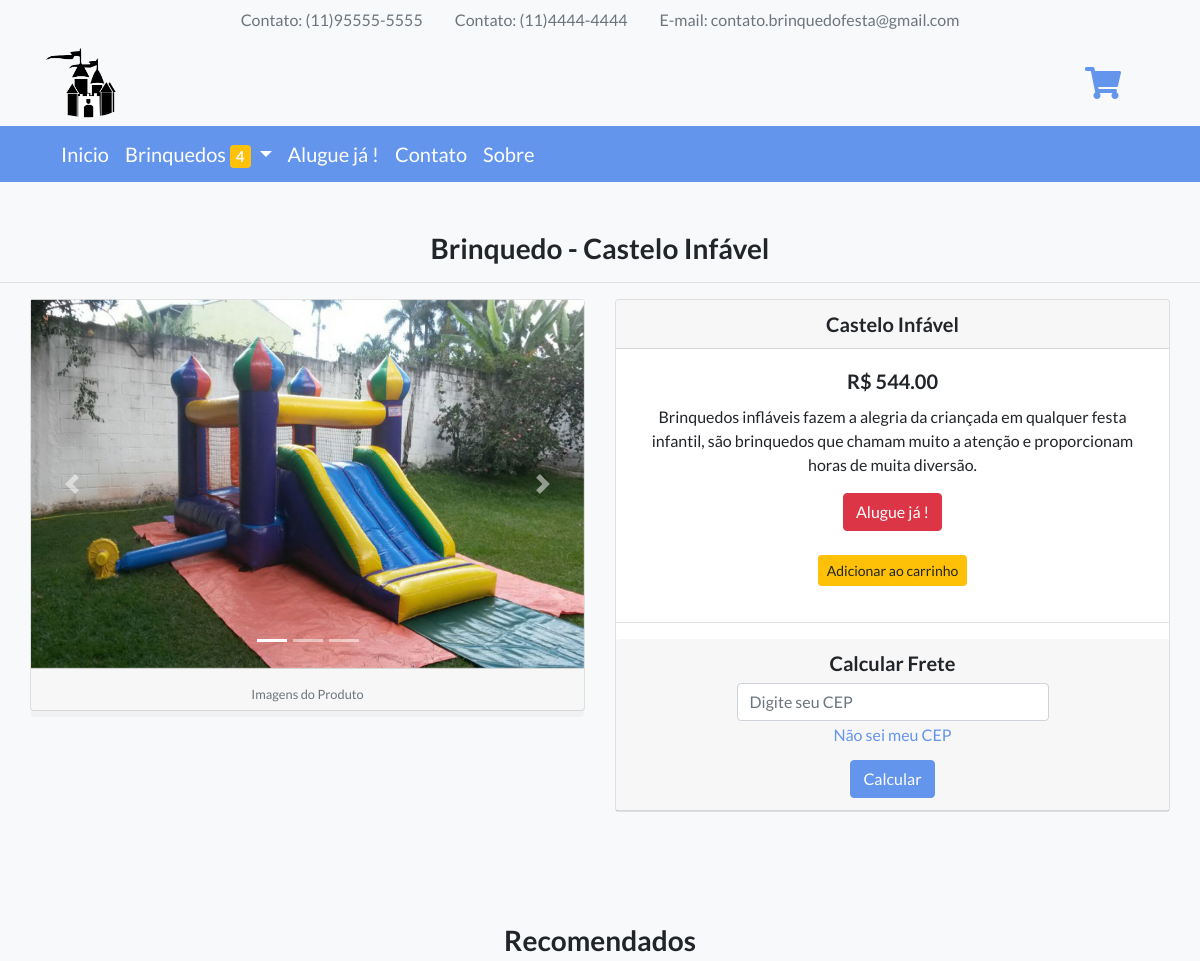
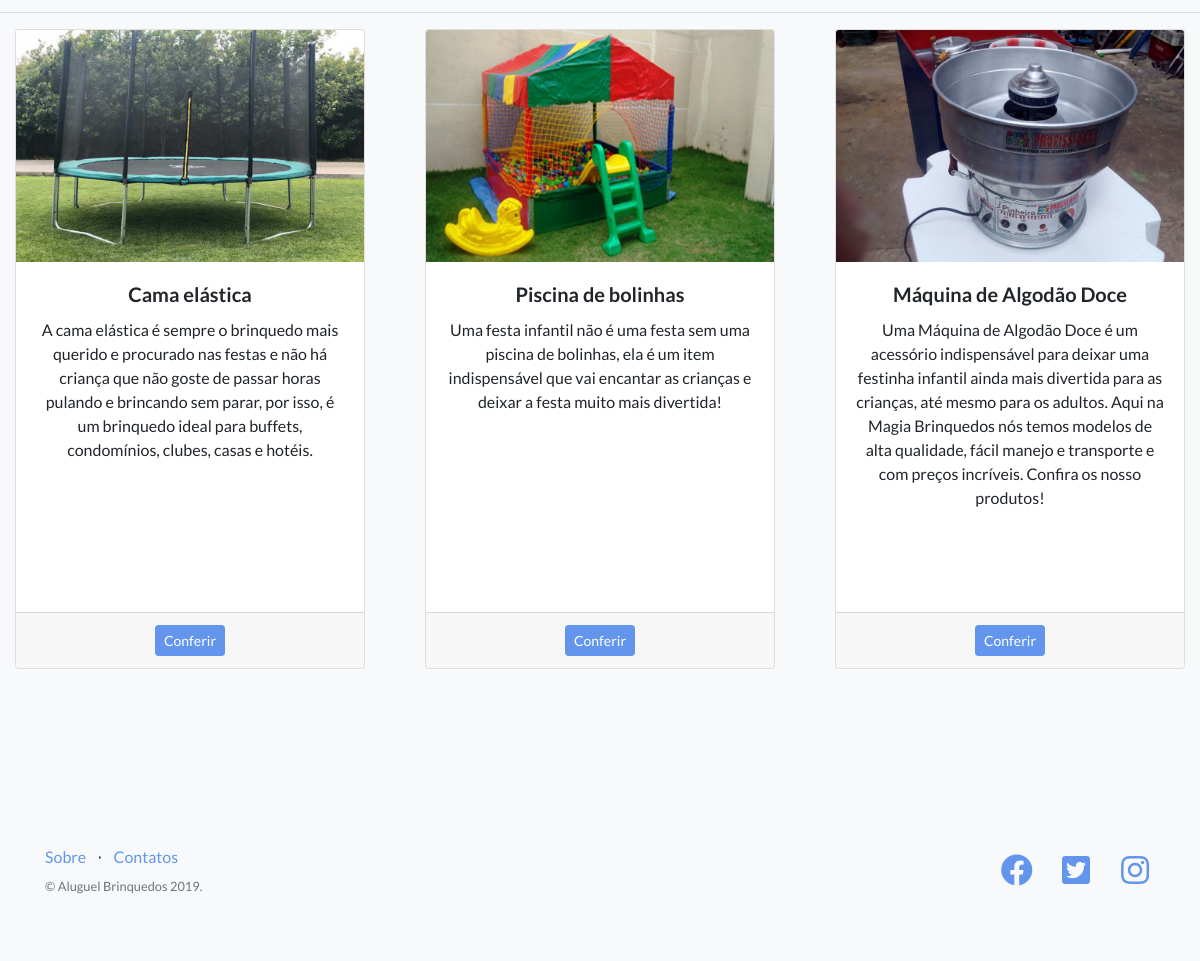
/view/Pag_Equipamento.php?CodEquipamento=1, run on the app's committed database (2 pictures, top to bottom).
### tables this page shows
CREATE TABLE Equipamento(
	CodEquipamento SMALLINT NOT NULL AUTO_INCREMENT PRIMARY KEY,
    Nome VARCHAR(100),
    Descricao VARCHAR(1000),
    Peso DECIMAL(7,2), 
    Altura DECIMAL(7,2), 
    Comprimento DECIMAL(7,2), 
    Largura DECIMAL(7,2), 
    Preco DECIMAL(8,2),
    Status ENUM('Alugado','Disponivel'),
    Imagem VARCHAR(100)
);

### model/conexao.php (called while the page is built)
<?php
class Conexao{
     private $host = 'localhost';
     private $usuario = 'root';
     private $senha = '';
     private $bd = 'BrinquedosFesta';
    function Conectar(){
        try {
        $con = new PDO (
            "mysql:host=$this->host;dbname=$this->bd;charset=utf8",
            "$this->usuario",
            "$this->senha");
            $con->setAttribute(PDO::ATTR_ERRMODE,PDO::ERRMODE_EXCEPTION);
            return $con;
        }catch(PDOException $e){
            echo $e->getMessage();
        }
    }
}
?>

### controller/equipamento.controller.php (called while the page is built, shortened)
<?php
include_once('../model/equipamento.php');
$equi = new Equipamento();
        ?>

### model/equipamento.php (called while the page is built, shortened)
<?php
class Equipamento
{
    function __get($atributo)
    {
        return $this->$atributo;
    }
    private $con;
    function __construct()
    {
        include_once("conexao.php");
        $classe_con = new Conexao();
        $this->con = $classe_con->Conectar();
    }
    function RetornarDadosObj($CodEquipamento){
        $comandoSQL = "SELECT * FROM Equipamento WHERE CodEquipamento = ?";
        $exec = $this->con->prepare($comandoSQL);
        $exec->bindValue(1,$CodEquipamento,PDO::PARAM_INT);
        $exec->execute();
        if ($exec->rowCount() > 0) {
        return $exec->fetch(PDO::FETCH_OBJ);
        }
        else{
            return false;
        }
    }
    function RetornarDados($CodEquipamento){
        $comandoSQL = "SELECT * FROM Equipamento WHERE CodEquipamento = ?";
        $exec = $this->con->prepare($comandoSQL);
        $exec->bindValue(1,$CodEquipamento,PDO::PARAM_INT);
        $exec->execute();
        $dados = array();
        if ($exec->rowCount() > 0) {
            foreach ($exec->fetchAll() as $valores) {
                $equi = new Equipamento();
                $equi->CodEquipamento = $valores['CodEquipamento'];
                $equi->Nome = $valores['Nome'];
                $equi->Descricao = $valores['Descricao'];
                $equi->Peso = $valores['Peso'];
                $equi->Altura = $valores['Altura'];
                $equi->Comprimento = $valores['Comprimento'];
                $equi->Largura = $valores['Largura'];
                $equi->Preco = $valores['Preco'];
                $equi->Status = $valores['Status'];
                $equi->Imagem = $valores['Imagem'];
                $dados[] = $equi;
            }
        }
        else{
            $dados = false;
        }
       return $dados;
    }
    function ConsultarDiferente($CodEquipamento){
        $comandoSQL = "SELECT * FROM Equipamento WHERE CodEquipamento != ?";
        $exec = $this->con->prepare($comandoSQL);
        $exec->bindValue(1,$CodEquipamento,PDO::PARAM_INT);
        $exec->execute();
        $dados = array();
        if ($exec->rowCount() > 0) {
            foreach ($exec->fetchAll() as $valores) {
                $equi = new Equipamento();
                $equi->CodEquipamento = $valores['CodEquipamento'];
                $equi->Nome = $valores['Nome'];
                $equi->Descricao = $valores['Descricao'];
                $equi->Peso = $valores['Peso'];
                $equi->Altura = $valores['Altura'];
                $equi->Comprimento = $valores['Comprimento'];
                $equi->Largura = $valores['Largura'];
                $equi->Preco = $valores['Preco'];
                $equi->Status = $valores['Status'];
                $equi->Imagem = $valores['Imagem'];
                $dados[] = $equi;
            }
        }
        else{
            $dados = false;
        }
       return $dados;
    }
}
?>

### controller/pedido.controller.php (called while the page is built, shortened)
<?php
include_once("../model/pedido.php");
$ped = new Pedido();
$consulta = $ped->con->prepare("SELECT * FROM Equipamento");
$consulta->execute();
                ?>

### model/pedido.php (called while the page is built, shortened)
<?php
class Pedido
{
    function __get($atributo)
    {
        return $this->$atributo;
    }
    function __construct()
    {
        include_once("conexao.php");
        $classe_con = new Conexao();
        $this->con = $classe_con->Conectar();
    }
}
?>

### view/Pag_Equipamento.php (the view, shortened to what this page needs)
<?php include_once("../controller/equipamento.controller.php");
include_once("../controller/pedido.controller.php");
$CodEquipamento = filter_input(INPUT_GET, 'CodEquipamento', FILTER_SANITIZE_NUMBER_INT);
if(isset($_REQUEST['CodEquipamento'])):
if (!$value = $equi->RetornarDados($CodEquipamento)):
    echo "<h1>Página não encontrada</h1>";
    include_once("erro.php");
else:
    $value = $equi->RetornarDadosObj($CodEquipamento);
?>
<!DOCTYPE html>
<html lang="en">
<head>
  <link href="vendor/bootstrap/css/bootstrap.min.css" rel="stylesheet">
  <link href="vendor/fontawesome-free/css/all.min.css" rel="stylesheet">
  <link href="vendor/simple-line-icons/css/simple-line-icons.css" rel="stylesheet" type="text/css">
  <link href="css/landing-page.min.css" rel="stylesheet">
  <link href="css/css.css" rel="stylesheet">
</head>
<body>
<?php include_once("menu/menu-superior.php");?>
<section class="features-icons bg-light text-center espaco-topo" >
    <h3>Brinquedo - <?php echo $value->Nome;?></h3>
    <hr>
  <div class="container">
    <div class="row">
        <div class="card-deck">
            <div class="card brinquedos" id="brinquedos">
              <div id="carouselExampleControls" class="carousel slide" data-ride="carousel">
                <ol class="carousel-indicators">
                  <li data-target="#carouselExampleIndicators" data-slide-to="0" class="active"></li>
                  <li data-target="#carouselExampleIndicators" data-slide-to="1"></li>
                  <li data-target="#carouselExampleIndicators" data-slide-to="2"></li>
                </ol>
                <?php
                  $CodEquipamento = $value->CodEquipamento;
                  if ($CodEquipamento == 1){
                    $img1 = "<img class='d-block w-100' src='img/Produtos/CasteloInflavel/1.jpg' alt='Primeiro Slide'>";
                    $img2 = "<img class='d-block w-100' src='img/Produtos/CasteloInflavel/2.jpg' alt='Segundo Slide'>";
                    $img3 = "<img class='d-block w-100' src='img/Produtos/CasteloInflavel/3.jpg' alt='Terceiro Slide'>";
                  }
                    if ($CodEquipamento <= 4) {
                    echo "<div class='carousel-item active'>
                            $img1
                          </div>
                          <div class='carousel-item'>
                            $img2
                          </div>
                          <div class='carousel-item'>
                            $img3
                          </div>";
                    }
                    else{
                    echo "<img class='d-block w-100' src='img/Produtos/$value->Imagem' width='555' height='400' alt='Imagem Equipamento'>";
                    }
                  ?>
                  <a class="carousel-control-prev" href="#carouselExampleControls" role="button" data-slide="prev">
                    <span class="carousel-control-prev-icon" aria-hidden="true"></span>
                  </a>
                  <a class="carousel-control-next" href="#carouselExampleControls" role="button" data-slide="next">
                    <span class="carousel-control-next-icon" aria-hidden="true"></span>
                  </a>
                </div>
              <div class="card-footer">
                  <small class="text-muted">Imagens do Produto</small>
              </div>
            </div>
            <div class="card">
              <h5 class="card-header"><?php echo $value->Nome;?></h5>
              <div class="card-body">
                <h5 class="card-title">R$ <?php echo $value->Preco;?>
                  <br>
                </h5>
                <p class="card-text">
                  <?php echo $value->Descricao;?>
                </p>
                <?php if ($value->Status != "Disponivel") {
                  echo "<a href='#' class='btn btn-danger'>Indisponivel</a>";
                }else{
                  echo "<a href='Cad_Pedido.php' class='btn btn-danger'>Alugue já !</a>";
                }?>
                <br>
                <br>
                <button type='button' carrinho='btn_add_carrinho' value='<?php echo $value->CodEquipamento;?>' class='btn btn-warning btn-sm'>
                  Adicionar ao carrinho
                </button>
              </div>
              <hr>
              <center>
              <h5 class="card-header">
                <div class="col-md-8 col-sm-8 ">
                  <div class="form-group">
                    <label for="exampleInputEmail1">Calcular Frete</label>
                    <input type="text" class="form-control" id="cep" placeholder="Digite seu CEP" maxlength="10" onkeydown="javascript: fMasc(this, mCEP)">
                    <small class="form-text text-muted">
                      <a href="http://www.consultaenderecos.com.br/busca-endereco" target="_blank">Não sei meu CEP</a>
                    </small>
                  </div>
                </div>
                <button onclick="calculo();" class="btn btn-primary">Calcular</button>
              </h5>
              </center>
            </div>
        </div>
    </div>
  </div>
</section>
<section class="features-icons bg-light text-center espaco" >
<h3>Recomendados</h3>
  <hr>
  <div class="container-fluid">
    <div class="row">
      <div class="card-deck">
        <?php foreach($equi->ConsultarDiferente($value->CodEquipamento) as $valor): ?>
          <div class="col-md-4">
            <div class="card" style="height: 40rem;">
              <img class="card-img-top" src="img/Produtos/<?php echo $valor->Imagem;?>"alt="Imagem de capa do card">
              <div class="card-body">
                <h5 class="card-title"><?php echo $valor->Nome;?></h5>
                <p class="card-text"><?php echo $valor->Descricao;?></p>
              </div>
              <div class="card-footer">
                <a href="Pag_Equipamento.php?CodEquipamento=<?php echo $valor->CodEquipamento;?>" class="btn btn-primary btn-sm" tabindex="-1" role="button">Conferir</a>
              </div>
            </div>
          </div>
        <?php endforeach; ?>
      </div>
    </div>
  </div>
</section>
  <?php include_once("menu/menu-inferior.php");?>
</body>
</html>
<?php
endif;
  else:
    echo "<h1>Página não encontrada</h1>";
    include_once("erro.php");
  endif;
?>

### view/css/css.css (style rules this page uses)
.espaco { padding-top: 0px !important; }
.espaco-topo { padding-top: 50px !important; }
.brinquedos { height: 411.992188px !important; }
#brinquedos { height: 411.992188px !important; }

### data on the page
equipamento: Nome "Castelo Infável", Preco "544.00", Descricao "Brinquedos infláveis fazem a alegria da criançada em qualquer festa infantil, são brinquedos que chamam muito a atenção e proporcionam horas de muita diversão."
equipamento: Imagem (picture), Nome "Cama elástica", Descricao "A cama elástica é sempre o brinquedo mais querido e procurado nas festas e não há criança que não goste de passar horas pulando e brincando sem parar, por isso, é um brinquedo ideal para buffets, condomínios, clubes, casas e hotéis."
equipamento: Imagem (picture), Nome "Piscina de bolinhas", Descricao "Uma festa infantil não é uma festa sem uma piscina de bolinhas, ela é um item indispensável que vai encantar as crianças e deixar a festa muito mais divertida!"
equipamento: Imagem (picture), Nome "Máquina de Algodão Doce", Descricao "Uma Máquina de Algodão Doce é um acessório indispensável para deixar uma festinha infantil ainda mais divertida para as crianças, até mesmo para os adultos. Aqui na Magia Brinquedos nós temos modelos de alta qualidade, fácil manejo e transporte e com preços incríveis. Confira os nosso produtos!"

### other printed values
count($equi->ConsultarEquipamento()) "4"
